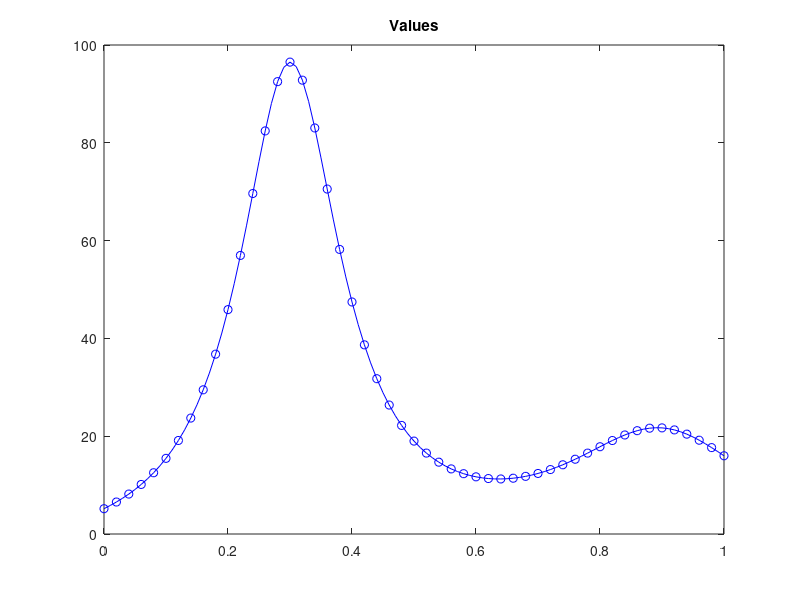
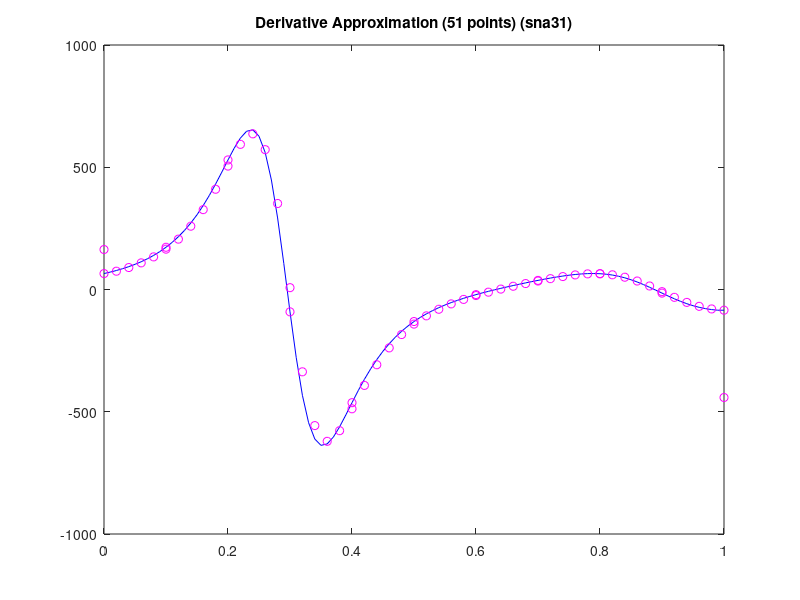

Source code (MATLAB) for these figures, in order:
tc = linspace(0, 1, 101);
xc = humps(tc);
deltatc = tc(2)-tc(1);
td = linspace(0, 1, 51);
xd = humps(td);
deltatd = td(2)-td(1);

h = [1,0,-1]/2/deltatd;
approxhumps= conv(xd, h, 'same');

figure (1); clf
plot(tc, xc, 'b-')
hold on
plot(td, xd, 'bo')
hold off
title('Values')

figure (2); clf
twopointdiff = diff(xc)/deltatc;
twopointdiff(end+1)=twopointdiff(end);
plot(tc, twopointdiff , 'b-')
hold on
plot(tc(1:10:end), twopointdiff(1:10:end), 'mo') 
hold on 
plot(td, approxhumps, 'mo') 
hold off
title('Derivative Approximation (51 points) (sna31)')